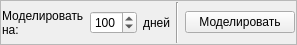
     <widget class="QFrame" name="frame">
      <property name="maximumSize">
       <size>
        <width>16777215</width>
        <height>45</height>
       </size>
      </property>
      <property name="frameShape">
       <enum>QFrame::StyledPanel</enum>
      </property>
      <property name="frameShadow">
       <enum>QFrame::Raised</enum>
      </property>
      <layout class="QHBoxLayout" name="horizontalLayout">
       <property name="leftMargin">
        <number>1</number>
       </property>
       <property name="topMargin">
        <number>1</number>
       </property>
       <property name="rightMargin">
        <number>1</number>
       </property>
       <property name="bottomMargin">
        <number>1</number>
       </property>
       <item>
        <widget class="QLabel" name="label_15">
         <property name="sizePolicy">
          <sizepolicy hsizetype="Preferred" vsizetype="Preferred">
           <horstretch>2</horstretch>
           <verstretch>0</verstretch>
          </sizepolicy>
         </property>
         <property name="text">
          <string>Моделировать на:</string>
         </property>
         <property name="wordWrap">
          <bool>true</bool>
         </property>
        </widget>
       </item>
       <item>
        <widget class="QSpinBox" name="daysSpinBox">
         <property name="minimum">
          <number>1</number>
         </property>
         <property name="maximum">
          <number>500</number>
         </property>
         <property name="singleStep">
          <number>20</number>
         </property>
         <property name="value">
          <number>100</number>
         </property>
        </widget>
       </item>
       <item>
        <widget class="QLabel" name="label_18">
         <property name="sizePolicy">
          <sizepolicy hsizetype="Preferred" vsizetype="Preferred">
           <horstretch>0</horstretch>
           <verstretch>0</verstretch>
          </sizepolicy>
         </property>
         <property name="text">
          <string>дней</string>
         </property>
         <property name="wordWrap">
          <bool>true</bool>
         </property>
        </widget>
       </item>
       <item>
        <widget class="Line" name="line">
         <property name="orientation">
          <enum>Qt::Vertical</enum>
         </property>
        </widget>
       </item>
       <item>
        <widget class="QPushButton" name="pushButton">
         <property name="sizePolicy">
          <sizepolicy hsizetype="Preferred" vsizetype="Fixed">
           <horstretch>5</horstretch>
           <verstretch>0</verstretch>
          </sizepolicy>
         </property>
         <property name="text">
          <string>Моделировать</string>
         </property>
        </widget>
       </item>
      </layout>
     </widget>
